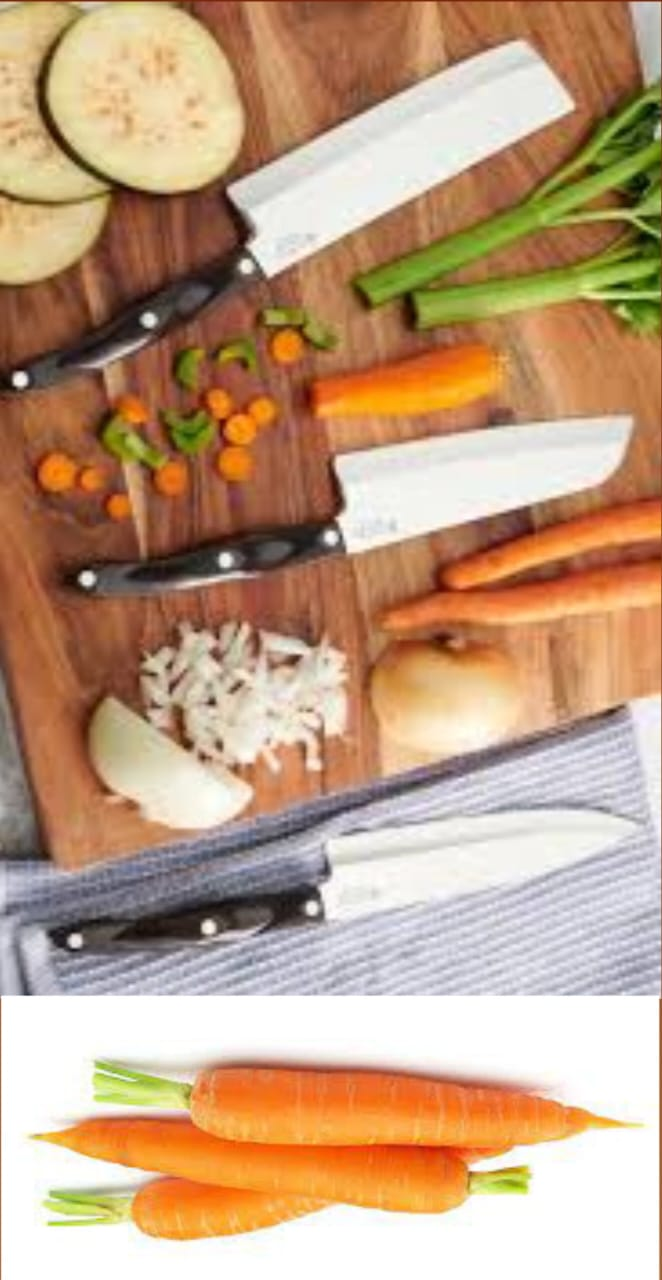
#> input picture Synthetix2/test/1.jpg, 662 x 1280 px, found by its file name; its folder holds 3 pictures in this run
$ python image-resizer.py   (older library calls are emulated)
#> lines starting #> are read from the running program, lines starting #| are printed output that depends on the picture
import os
from PIL import Image

def resize_images_in_folder(folder_path, output_folder):
#> called with folder_path = 'Synthetix2\\test', output_folder = 'Synthetix2\\test-resized'
    for filename in os.listdir(folder_path):
        file_path = os.path.join(folder_path, filename)
        output_path = os.path.join(output_folder, filename)
        if os.path.isfile(file_path):
            try:
                image = Image.open(file_path)
#> image is the input picture: PIL image 662x1280 RGB; mean R, G, B 193, 159.6, 130.2
                resized_image = image.resize((256, 256), Image.ANTIALIAS)
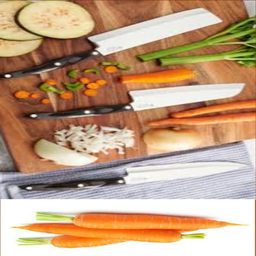
#> resized_image: PIL image 256x256 RGB; mean R, G, B 193, 159.6, 130.2
                resized_image.save(output_path)
            except Exception as e:
                print(f"Error resizing image {filename}: {str(e)}")
#> pass 2 of the loop in resize_images_in_folder, `for filename in os.listdir(folder_path):`:
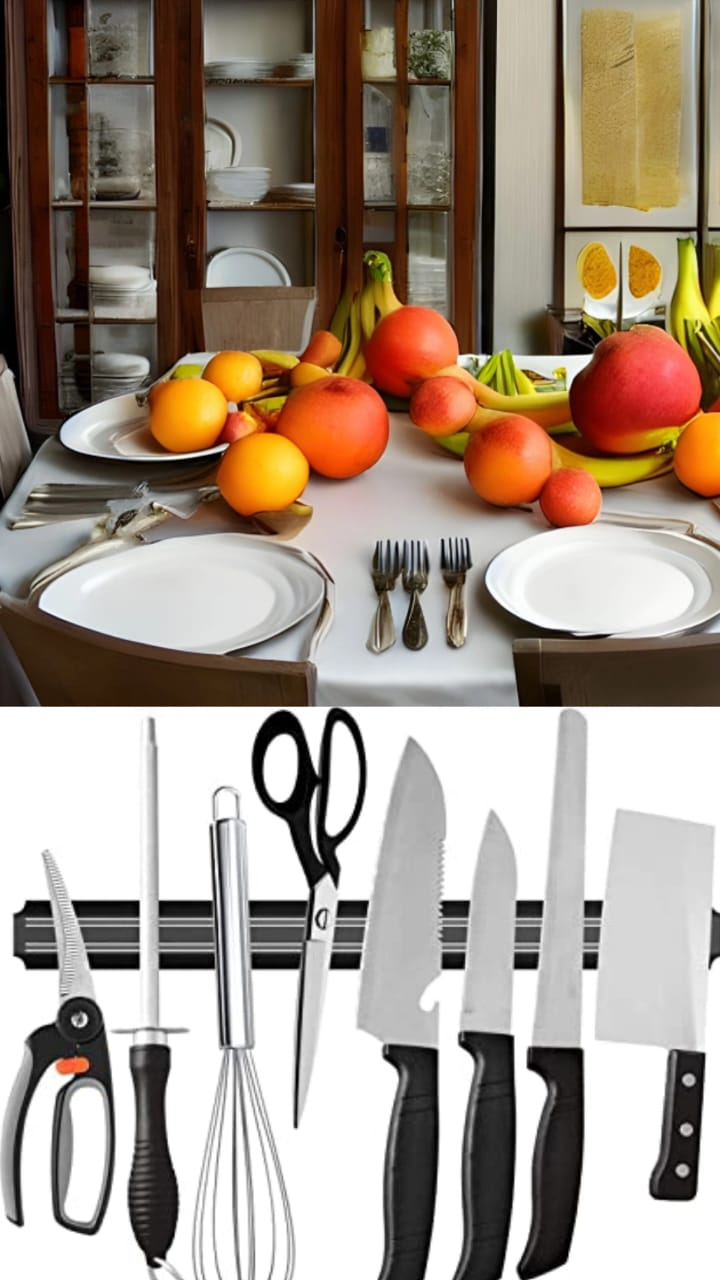
#> input picture Synthetix2/test/2.jpg, 720 x 1280 px, found by its file name
#> in resize_images_in_folder, image is the input picture: PIL image 720x1280 RGB; mean R, G, B 162.4, 148.2, 134.9
#> in resize_images_in_folder, `resized_image = image.resize((256, 256), Image.ANTIALIAS)`:
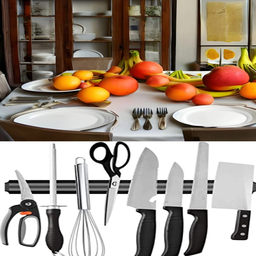
#> resized_image: PIL image 256x256 RGB; mean R, G, B 162.2, 148.1, 134.7
#> pass 3 of the loop in resize_images_in_folder, `for filename in os.listdir(folder_path):`:
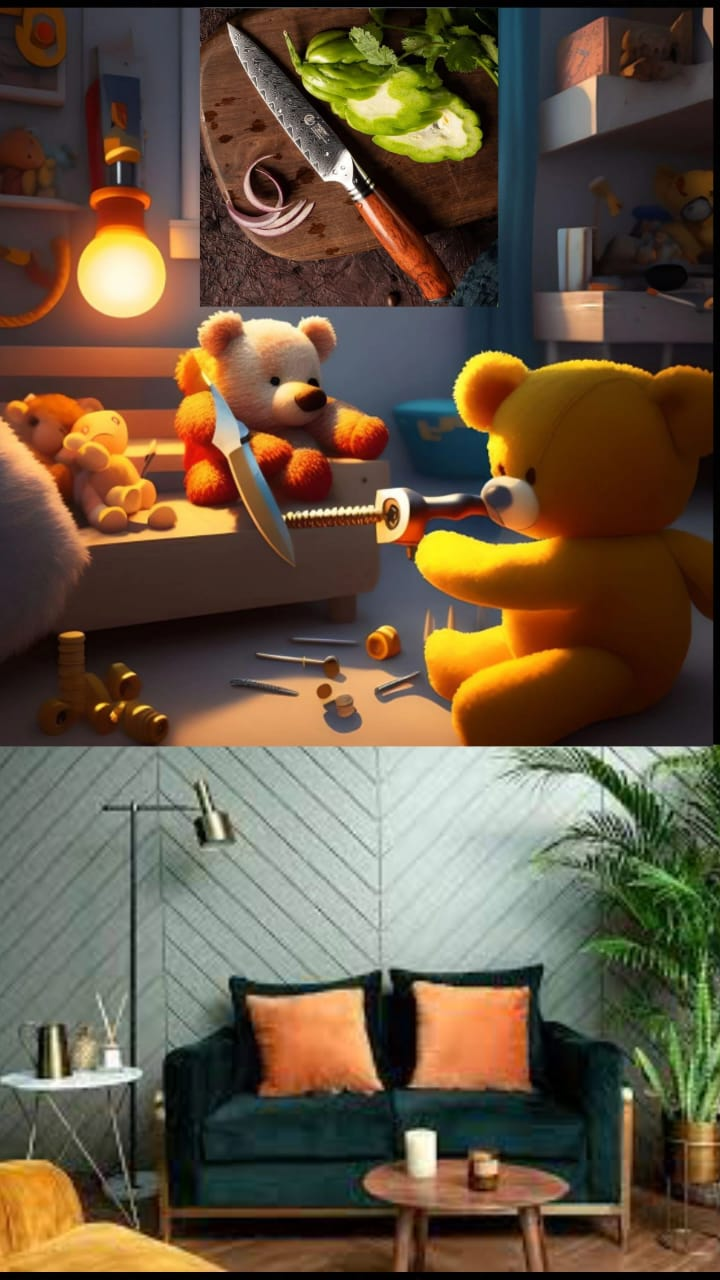
#> input picture Synthetix2/test/3.jpg, 720 x 1280 px, found by its file name
#> in resize_images_in_folder, image is the input picture: PIL image 720x1280 RGB; mean R, G, B 103, 86.5, 65.7
#> in resize_images_in_folder, `resized_image = image.resize((256, 256), Image.ANTIALIAS)`:
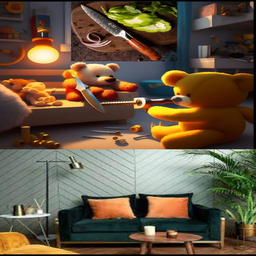
#> resized_image: PIL image 256x256 RGB; mean R, G, B 103, 86.5, 65.7

input_folder_path = r'Synthetix2\test'
output_folder_path = r'Synthetix2\test-resized'
resize_images_in_folder(input_folder_path, output_folder_path)
